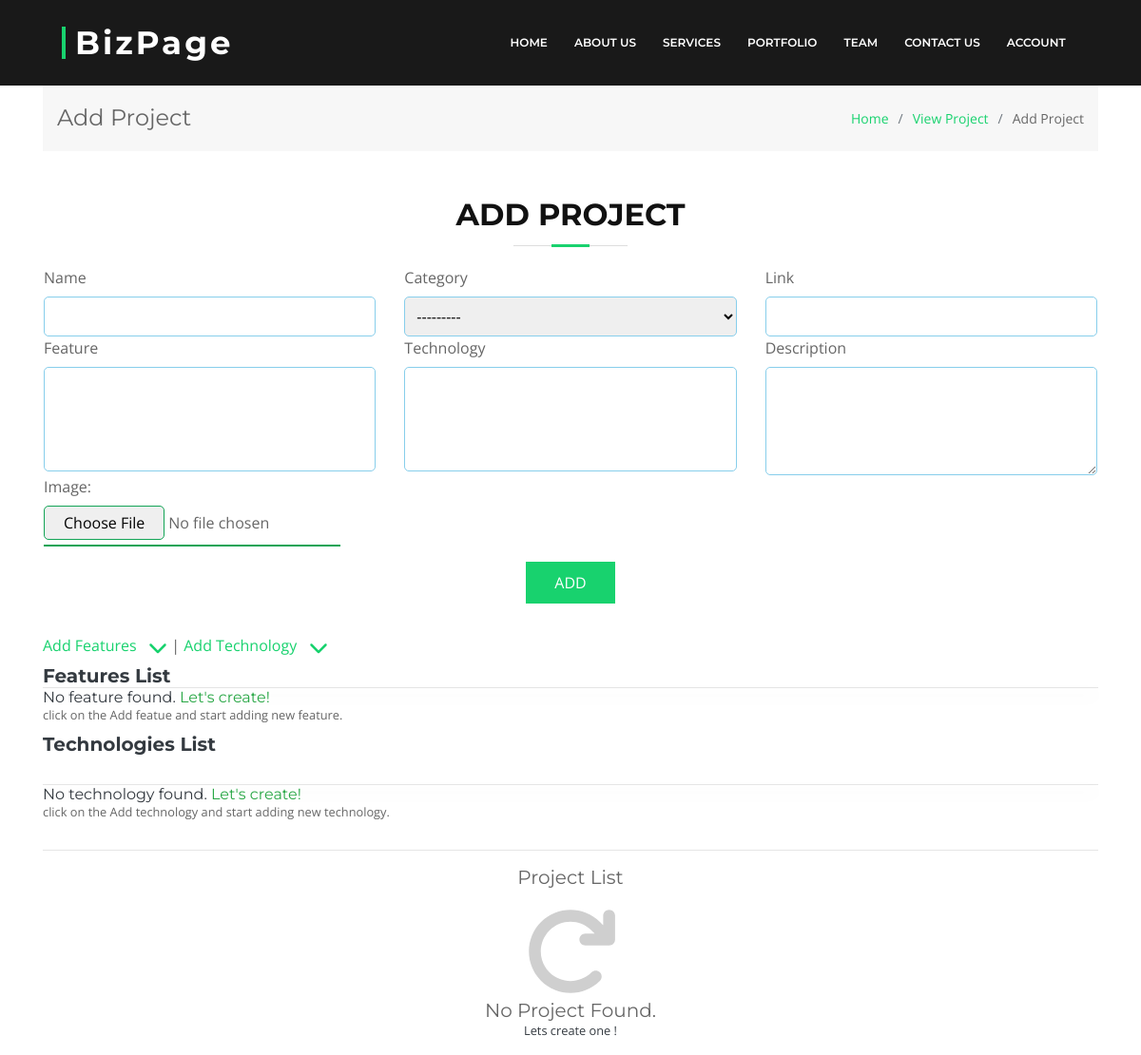
/project/add/, run on an earlier commit of the app's database.
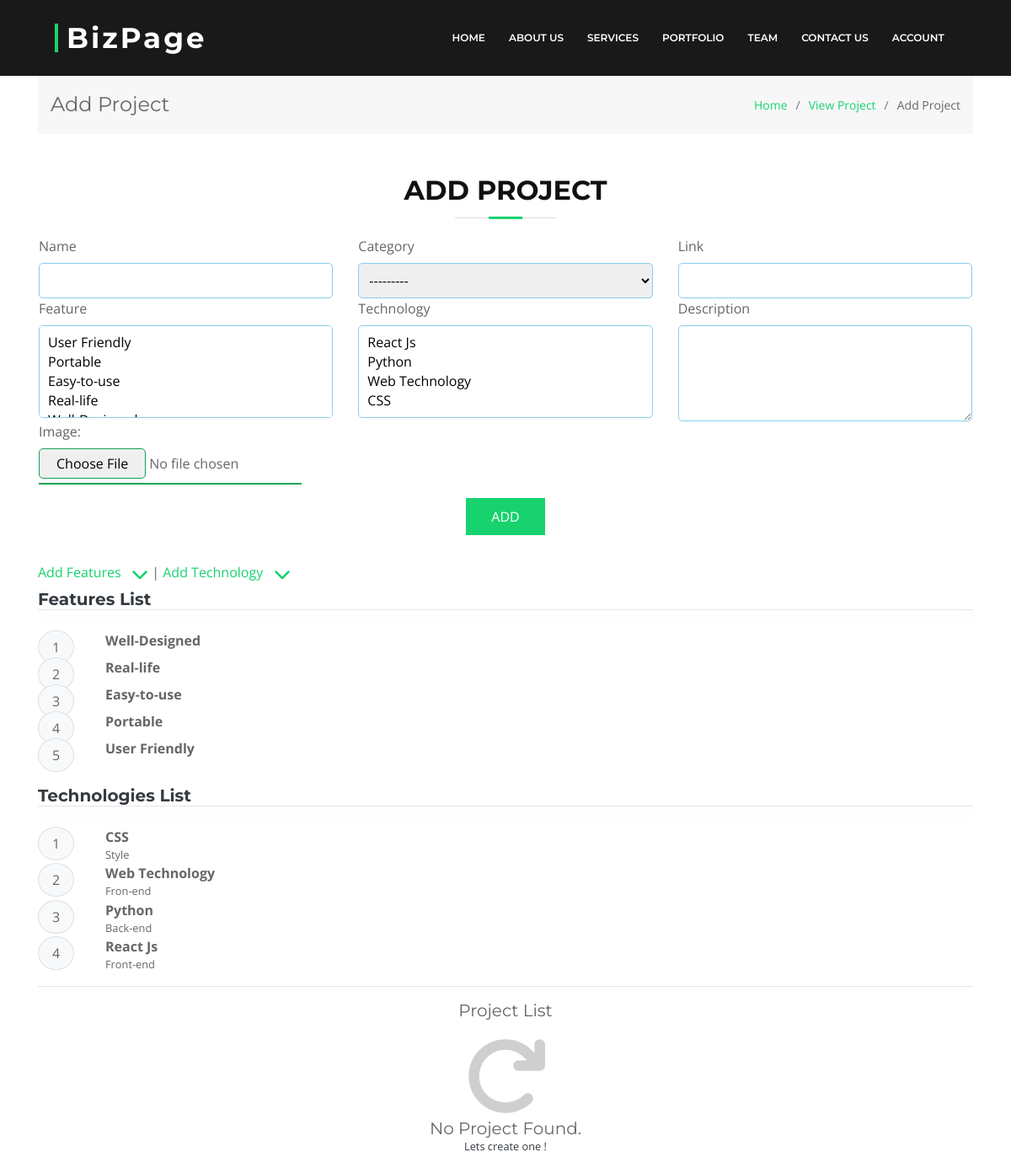
And on a later commit of the database.
### blog/models.py (models this page shows)
class Feature(models.Model):
    name = models.CharField(max_length=100)
    def __str__(self):
        return self.name

class Technology(models.Model):
    name = models.CharField(max_length=100)
    type = models.CharField(max_length=100)
    def __str__(self):
        return self.name

### blog/views.py (the view, shortened to what this page needs)
# urls.py: path('project/add/', views.add_project, name='add_project'),
def add_project(request):
    project_form = ProjectForm()
    feature_form = FeatureForm()
    technology_form = TechnologyForm()
    image_form = ProjectImageForm()
    features = Feature.objects.all().order_by("-id")
    technologies = Technology.objects.all().order_by("-id")
    project = Project.objects.all().order_by('-created_at')[:5]
    context = {
        'project_form':project_form,
        'project':project,
        'image_form':image_form,
        'feature_form':feature_form,
        'technology_form':technology_form,
        'features':features,
        'technologies':technologies,
    }
    return render(request, 'admin/add_project_form.html',context)

### blog/forms.py
class ProjectForm(forms.ModelForm):
    class Meta:
        model = Project
        fields = ['name','category','link','feature','technology','description']
        widgets = {
            'technology': forms.SelectMultiple(attrs={'multiple':'multiple'}),
            'feature': forms.SelectMultiple(attrs={'multiple':'multiple'}),
            'description':forms.Textarea(attrs={'rows':4})
        }

class ProjectImageForm(forms.ModelForm):
    class Meta:
        model = ProjectImage
        fields = ['image']

### templates/admin/add_project_form.html (shortened to what the changed rows need)
{% load static %}
{% include '../links/link.html' %}
{% include '../forms/sub-header.html' %}
<div class="container">
   <section class="breadcrumbs">
    <div class="container">
      <div class="d-flex justify-content-between align-items-center">
        <h2>Add Project</h2>
      </div>
    </div>
  </section>
    <div class="row">
        <form action="{% url 'add_project' %}" enctype="multipart/form-data" method="POST" class="px-3 w-full" >
            <div class="row">
            {% for field in project_form %}
            <div class="col-lg-4 col-md-4 col-sm-12">
                <label>{{field.label}}</label>
                {{field}}
            </div>
            {% endfor %}
            </div>
        </form>
    </div>
    {% if features %}
    <div class="feature mb-3">
        <hr class="shadow p-0 mt-0 mb-4">
        {% for feature in features %}
        <div class="row">
            <div class="col-1 pt-2">
                <span class="bg-light px-3 py-2 rounded-circle border border-secondary-subtle">{{forloop.counter}}</span>
            </div>
            <div class="col-11 px-0">
                <span class="font-weight-bold">{{feature.name}}</span>
            </div>
        </div>
        {% endfor %}
    </div>
    {% else %}
    <div class=" m-0 p-0">
        <hr class="shadow m-0 p-0">
        <h6 class="text-dark m-0 p-0">No feature found. <span class="text-success">Let's create!</span></h6>
        <small>click on the Add featue and start adding new feature.</small>
    </div>
    {% endif %}
    {% if technologies %}
    <div class="feature">
        <hr class="shadow p-0 mt-0 mb-4">
        {% for technology in technologies %}
        <div class="row">
            <div class="col-1 pt-2">
                <span class="bg-light px-3 py-2 rounded-circle border border-secondary-subtle">{{forloop.counter}}</span>
            </div>
            <div class="col-11 px-0">
                <span class="font-weight-bold">{{technology.name}}</span>
                <span class="d-block"><small>{{technology.type}}</small></span>
            </div>
        </div>
        {% endfor %}
    </div>
    {% else %}
    <p>
        <hr class="shadow m-0 p-0">
        <h6 class="text-dark m-0 p-0">No technology found. <span class="text-success">Let's create!</span></h6>
        <small>click on the Add technology and start adding new technology.</small>
    </p>
    {% endif%}
    {% if project %}
    {% for p in project %}
        <div class="project-info">
            <a href="{% url 'upload_image' p.id %}">
                <h5 class="p-0 m-0 post-tilte d-inline">{{p.name}}</h5>
                <h6  class="p-0 m-0 post-description">{{p.description}}</h6>
            </a>
        </div>
    {% endfor %}
    {% else %}
    <div class="text-center my-3">
        <h5 class="p-0 m-0">No Project Found.</h5>
        <small class="text-dark">Lets create one !</small>
    </div>
    {% endif %}
</div>

What changed in the data, as far as the page shows it:
added Feature: name "Well-Designed"
added Feature: name "Real-life"
added Feature: name "Easy-to-use"
added Feature: name "Portable"
added Feature: name "User Friendly"
added Technology: name "CSS", type "Style"
added Technology: name "Web Technology", type "Fron-end"
added Technology: name "Python", type "Back-end"
added Technology: name "React Js", type "Front-end"
Also different on the page:
form field feature: (not shown) → "User Friendly / Portable / Easy-to-use / Real-life"
form field technology: (not shown) → "React Js / Python / Web Technology / CSS"
text no longer shown: "No feature found. Let's create! click on the Add featue and start adding new feature. No technology found. Let's create! click on the Add technology and start adding new technology."
